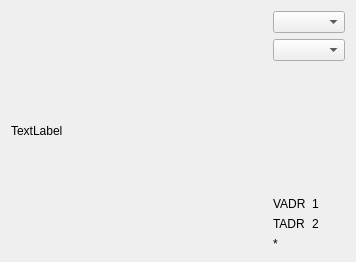
       <widget class="QWidget" name="nesTab">
        <attribute name="icon">
         <iconset resource="../xpeccy.qrc">
          <normaloff>:/images/nespad.png</normaloff>:/images/nespad.png</iconset>
        </attribute>
        <attribute name="title">
         <string/>
        </attribute>
        <layout class="QHBoxLayout" name="horizontalLayout">
         <item>
          <widget class="QLabel" name="nesScreen">
           <property name="minimumSize">
            <size>
             <width>256</width>
             <height>240</height>
            </size>
           </property>
           <property name="text">
            <string>TextLabel</string>
           </property>
          </widget>
         </item>
         <item>
          <layout class="QVBoxLayout" name="verticalLayout_8">
           <item>
            <widget class="QComboBox" name="nesScrType"/>
           </item>
           <item>
            <widget class="QComboBox" name="nesBGTileset"/>
           </item>
           <item>
            <spacer name="verticalSpacer">
             <property name="orientation">
              <enum>Qt::Vertical</enum>
             </property>
             <property name="sizeHint" stdset="0">
              <size>
               <width>20</width>
               <height>40</height>
              </size>
             </property>
            </spacer>
           </item>
           <item>
            <layout class="QGridLayout" name="gridLayout_3" columnstretch="0,10">
             <item row="1" column="1">
              <widget class="QLabel" name="labTAdr">
               <property name="text">
                <string>2</string>
               </property>
              </widget>
             </item>
             <item row="0" column="0">
              <widget class="QLabel" name="label">
               <property name="text">
                <string>VADR</string>
               </property>
              </widget>
             </item>
             <item row="1" column="0">
              <widget class="QLabel" name="label_3">
               <property name="text">
                <string>TADR</string>
               </property>
              </widget>
             </item>
             <item row="0" column="1">
              <widget class="QLabel" name="labVAdr">
               <property name="text">
                <string>1</string>
               </property>
              </widget>
             </item>
             <item row="2" column="0">
              <widget class="QLabel" name="label_5">
               <property name="text">
                <string>*</string>
               </property>
              </widget>
             </item>
             <item row="2" column="1">
              <widget class="QLabel" name="labSCY">
               <property name="text">
                <string/>
               </property>
              </widget>
             </item>
            </layout>
           </item>
          </layout>
         </item>
        </layout>
       </widget>
